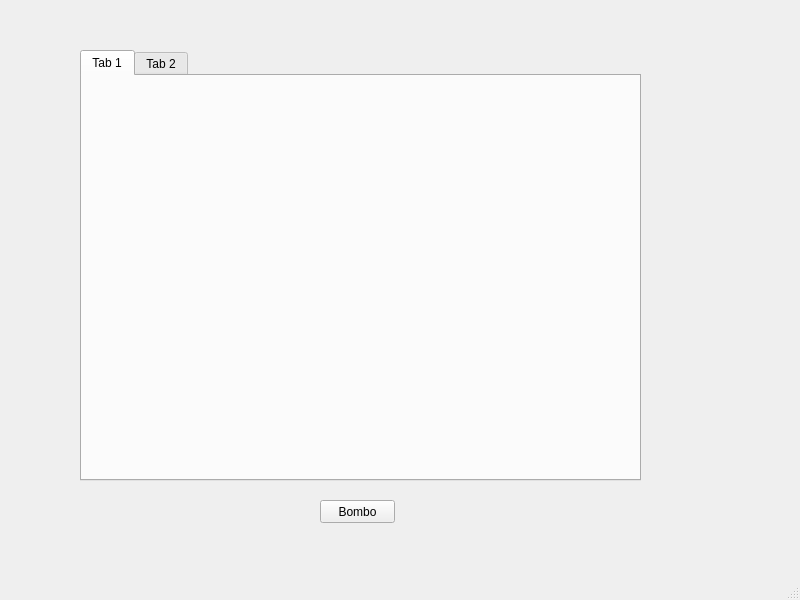
<?xml version="1.0" encoding="UTF-8"?>
<ui version="4.0">
 <class>MainWindow</class>
 <widget class="QMainWindow" name="MainWindow">
  <property name="geometry">
   <rect>
    <x>0</x>
    <y>0</y>
    <width>800</width>
    <height>600</height>
   </rect>
  </property>
  <property name="windowTitle">
   <string>MainWindow</string>
  </property>
  <widget class="QWidget" name="centralwidget">
   <widget class="QPushButton" name="pushButton">
    <property name="geometry">
     <rect>
      <x>320</x>
      <y>500</y>
      <width>75</width>
      <height>23</height>
     </rect>
    </property>
    <property name="text">
     <string>Bombo</string>
    </property>
   </widget>
   <widget class="QTabWidget" name="tabWidget">
    <property name="geometry">
     <rect>
      <x>80</x>
      <y>50</y>
      <width>561</width>
      <height>431</height>
     </rect>
    </property>
    <property name="currentIndex">
     <number>0</number>
    </property>
    <widget class="QWidget" name="tab">
     <attribute name="title">
      <string>Tab 1</string>
     </attribute>
    </widget>
    <widget class="QWidget" name="tab_2">
     <attribute name="title">
      <string>Tab 2</string>
     </attribute>
    </widget>
   </widget>
  </widget>
  <widget class="QMenuBar" name="menubar">
   <property name="geometry">
    <rect>
     <x>0</x>
     <y>0</y>
     <width>800</width>
     <height>21</height>
    </rect>
   </property>
  </widget>
  <widget class="QStatusBar" name="statusbar"/>
 </widget>
 <resources/>
 <connections/>
</ui>
